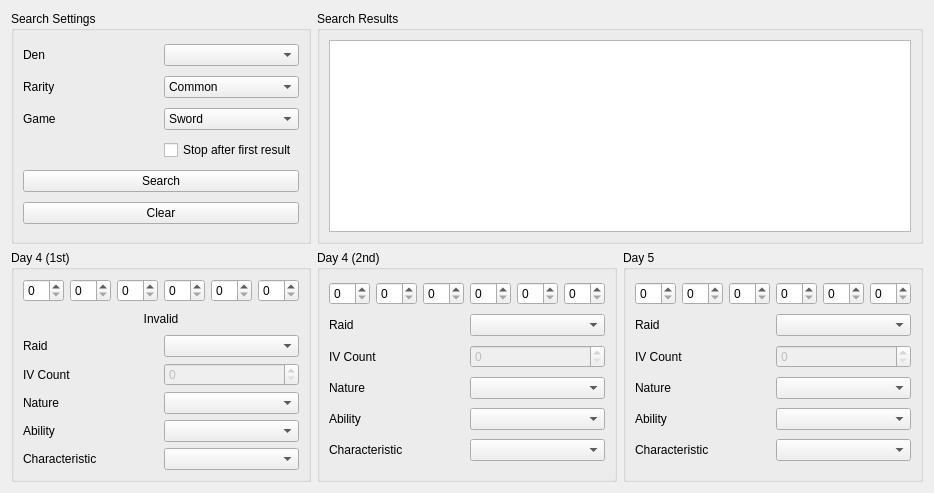
<?xml version="1.0" encoding="UTF-8"?>
<ui version="4.0">
 <class>SeedCalculator</class>
 <widget class="QWidget" name="SeedCalculator">
  <property name="geometry">
   <rect>
    <x>0</x>
    <y>0</y>
    <width>888</width>
    <height>493</height>
   </rect>
  </property>
  <property name="windowTitle">
   <string>Seed Calculator</string>
  </property>
  <layout class="QGridLayout" name="gridLayout">
   <item row="1" column="0">
    <widget class="QGroupBox" name="groupBoxDay4_1">
     <property name="sizePolicy">
      <sizepolicy hsizetype="Preferred" vsizetype="Preferred">
       <horstretch>0</horstretch>
       <verstretch>1</verstretch>
      </sizepolicy>
     </property>
     <property name="title">
      <string>Day 4 (1st)</string>
     </property>
     <layout class="QGridLayout" name="gridLayout_2">
      <item row="3" column="0">
       <widget class="QLabel" name="labelIVCountDay4_1">
        <property name="text">
         <string>IV Count</string>
        </property>
       </widget>
      </item>
      <item row="5" column="0">
       <widget class="QLabel" name="labelAbilityDay4_1">
        <property name="text">
         <string>Ability</string>
        </property>
       </widget>
      </item>
      <item row="6" column="0">
       <widget class="QLabel" name="labelCharacteristicDay4_1">
        <property name="text">
         <string>Characteristic</string>
        </property>
       </widget>
      </item>
      <item row="2" column="0">
       <widget class="QLabel" name="labelRaidDay4_1">
        <property name="text">
         <string>Raid</string>
        </property>
       </widget>
      </item>
      <item row="0" column="0" colspan="2">
       <layout class="QHBoxLayout" name="horizontalLayout">
        <item>
         <widget class="QSpinBox" name="spinBoxHPDay4_1">
          <property name="maximum">
           <number>31</number>
          </property>
         </widget>
        </item>
        <item>
         <widget class="QSpinBox" name="spinBoxAtkDay4_1">
          <property name="maximum">
           <number>31</number>
          </property>
         </widget>
        </item>
        <item>
         <widget class="QSpinBox" name="spinBoxDefDay4_1">
          <property name="maximum">
           <number>31</number>
          </property>
         </widget>
        </item>
        <item>
         <widget class="QSpinBox" name="spinBoxSpADay4_1">
          <property name="maximum">
           <number>31</number>
          </property>
         </widget>
        </item>
        <item>
         <widget class="QSpinBox" name="spinBoxSpDDay4_1">
          <property name="maximum">
           <number>31</number>
          </property>
         </widget>
        </item>
        <item>
         <widget class="QSpinBox" name="spinBoxSpeDay4_1">
          <property name="maximum">
           <number>31</number>
          </property>
         </widget>
        </item>
       </layout>
      </item>
      <item row="6" column="1">
       <widget class="QComboBox" name="comboBoxCharacteristicDay4_1"/>
      </item>
      <item row="4" column="0">
       <widget class="QLabel" name="labelNatureDay4_1">
        <property name="text">
         <string>Nature</string>
        </property>
       </widget>
      </item>
      <item row="2" column="1">
       <widget class="QComboBox" name="comboBoxRaidDay4_1"/>
      </item>
      <item row="5" column="1">
       <widget class="QComboBox" name="comboBoxAbilityDay4_1"/>
      </item>
      <item row="3" column="1">
       <widget class="QSpinBox" name="spinBoxIVCountDay4_1">
        <property name="enabled">
         <bool>false</bool>
        </property>
       </widget>
      </item>
      <item row="4" column="1">
       <widget class="QComboBox" name="comboBoxNatureDay4_1"/>
      </item>
      <item row="1" column="0" colspan="2">
       <widget class="QLabel" name="labelCheck">
        <property name="text">
         <string>Invalid</string>
        </property>
        <property name="alignment">
         <set>Qt::AlignCenter</set>
        </property>
       </widget>
      </item>
     </layout>
    </widget>
   </item>
   <item row="1" column="2">
    <widget class="QGroupBox" name="groupBoxDay5">
     <property name="sizePolicy">
      <sizepolicy hsizetype="Preferred" vsizetype="Preferred">
       <horstretch>0</horstretch>
       <verstretch>1</verstretch>
      </sizepolicy>
     </property>
     <property name="title">
      <string>Day 5</string>
     </property>
     <layout class="QGridLayout" name="gridLayout_6">
      <item row="0" column="0" colspan="2">
       <layout class="QHBoxLayout" name="horizontalLayout_3">
        <item>
         <widget class="QSpinBox" name="spinBoxHPDay5">
          <property name="maximum">
           <number>31</number>
          </property>
         </widget>
        </item>
        <item>
         <widget class="QSpinBox" name="spinBoxAtkDay5">
          <property name="maximum">
           <number>31</number>
          </property>
         </widget>
        </item>
        <item>
         <widget class="QSpinBox" name="spinBoxDefDay5">
          <property name="maximum">
           <number>31</number>
          </property>
         </widget>
        </item>
        <item>
         <widget class="QSpinBox" name="spinBoxSpADay5">
          <property name="maximum">
           <number>31</number>
          </property>
         </widget>
        </item>
        <item>
         <widget class="QSpinBox" name="spinBoxSpDDay5">
          <property name="maximum">
           <number>31</number>
          </property>
         </widget>
        </item>
        <item>
         <widget class="QSpinBox" name="spinBoxSpeDay5">
          <property name="maximum">
           <number>31</number>
          </property>
         </widget>
        </item>
       </layout>
      </item>
      <item row="1" column="0">
       <widget class="QLabel" name="labelRaidDay5">
        <property name="text">
         <string>Raid</string>
        </property>
       </widget>
      </item>
      <item row="1" column="1">
       <widget class="QComboBox" name="comboBoxRaidDay5"/>
      </item>
      <item row="2" column="0">
       <widget class="QLabel" name="labelIVCountDay5">
        <property name="text">
         <string>IV Count</string>
        </property>
       </widget>
      </item>
      <item row="2" column="1">
       <widget class="QSpinBox" name="spinBoxIVCountDay5">
        <property name="enabled">
         <bool>false</bool>
        </property>
       </widget>
      </item>
      <item row="3" column="0">
       <widget class="QLabel" name="labelNatureDay5">
        <property name="text">
         <string>Nature</string>
        </property>
       </widget>
      </item>
      <item row="3" column="1">
       <widget class="QComboBox" name="comboBoxNatureDay5"/>
      </item>
      <item row="4" column="0">
       <widget class="QLabel" name="labelAbilityDay5">
        <property name="text">
         <string>Ability</string>
        </property>
       </widget>
      </item>
      <item row="4" column="1">
       <widget class="QComboBox" name="comboBoxAbilityDay5"/>
      </item>
      <item row="5" column="0">
       <widget class="QLabel" name="labelCharacteristicDay5">
        <property name="text">
         <string>Characteristic</string>
        </property>
       </widget>
      </item>
      <item row="5" column="1">
       <widget class="QComboBox" name="comboBoxCharacteristicDay5"/>
      </item>
     </layout>
    </widget>
   </item>
   <item row="1" column="1">
    <widget class="QGroupBox" name="groupBoxDay4_2">
     <property name="sizePolicy">
      <sizepolicy hsizetype="Preferred" vsizetype="Preferred">
       <horstretch>0</horstretch>
       <verstretch>1</verstretch>
      </sizepolicy>
     </property>
     <property name="title">
      <string>Day 4 (2nd)</string>
     </property>
     <layout class="QGridLayout" name="gridLayout_5">
      <item row="0" column="0" colspan="2">
       <layout class="QHBoxLayout" name="horizontalLayout_2">
        <item>
         <widget class="QSpinBox" name="spinBoxHPDay4_2">
          <property name="maximum">
           <number>31</number>
          </property>
         </widget>
        </item>
        <item>
         <widget class="QSpinBox" name="spinBoxAtkDay4_2">
          <property name="maximum">
           <number>31</number>
          </property>
         </widget>
        </item>
        <item>
         <widget class="QSpinBox" name="spinBoxDefDay4_2">
          <property name="maximum">
           <number>31</number>
          </property>
         </widget>
        </item>
        <item>
         <widget class="QSpinBox" name="spinBoxSpADay4_2">
          <property name="maximum">
           <number>31</number>
          </property>
         </widget>
        </item>
        <item>
         <widget class="QSpinBox" name="spinBoxSpDDay4_2">
          <property name="maximum">
           <number>31</number>
          </property>
         </widget>
        </item>
        <item>
         <widget class="QSpinBox" name="spinBoxSpeDay4_2">
          <property name="maximum">
           <number>31</number>
          </property>
         </widget>
        </item>
       </layout>
      </item>
      <item row="1" column="0">
       <widget class="QLabel" name="labelRaidDay4_2">
        <property name="text">
         <string>Raid</string>
        </property>
       </widget>
      </item>
      <item row="1" column="1">
       <widget class="QComboBox" name="comboBoxRaidDay4_2"/>
      </item>
      <item row="2" column="0">
       <widget class="QLabel" name="labelIVCountDay4_2">
        <property name="text">
         <string>IV Count</string>
        </property>
       </widget>
      </item>
      <item row="2" column="1">
       <widget class="QSpinBox" name="spinBoxIVCountDay4_2">
        <property name="enabled">
         <bool>false</bool>
        </property>
       </widget>
      </item>
      <item row="3" column="0">
       <widget class="QLabel" name="labelNatureDay4_2">
        <property name="text">
         <string>Nature</string>
        </property>
       </widget>
      </item>
      <item row="3" column="1">
       <widget class="QComboBox" name="comboBoxNatureDay4_2"/>
      </item>
      <item row="4" column="0">
       <widget class="QLabel" name="labelAbilityDay4_2">
        <property name="text">
         <string>Ability</string>
        </property>
       </widget>
      </item>
      <item row="4" column="1">
       <widget class="QComboBox" name="comboBoxAbilityDay4_2"/>
      </item>
      <item row="5" column="0">
       <widget class="QLabel" name="labelCharacteristicDay4_2">
        <property name="text">
         <string>Characteristic</string>
        </property>
       </widget>
      </item>
      <item row="5" column="1">
       <widget class="QComboBox" name="comboBoxCharacteristicDay4_2"/>
      </item>
     </layout>
    </widget>
   </item>
   <item row="0" column="0">
    <widget class="QGroupBox" name="groupBoxSearchSettings">
     <property name="sizePolicy">
      <sizepolicy hsizetype="Preferred" vsizetype="Preferred">
       <horstretch>0</horstretch>
       <verstretch>1</verstretch>
      </sizepolicy>
     </property>
     <property name="title">
      <string>Search Settings</string>
     </property>
     <layout class="QGridLayout" name="gridLayout_4">
      <item row="0" column="0">
       <widget class="QLabel" name="labelDen">
        <property name="text">
         <string>Den</string>
        </property>
       </widget>
      </item>
      <item row="4" column="0" colspan="2">
       <widget class="QPushButton" name="pushButtonSearch">
        <property name="text">
         <string>Search</string>
        </property>
       </widget>
      </item>
      <item row="2" column="0">
       <widget class="QLabel" name="labelGame">
        <property name="text">
         <string>Game</string>
        </property>
       </widget>
      </item>
      <item row="3" column="1">
       <widget class="QCheckBox" name="checkBoxStop">
        <property name="text">
         <string>Stop after first result</string>
        </property>
       </widget>
      </item>
      <item row="1" column="0">
       <widget class="QLabel" name="labelRarity">
        <property name="text">
         <string>Rarity</string>
        </property>
       </widget>
      </item>
      <item row="5" column="0" colspan="2">
       <widget class="QPushButton" name="pushButtonClear">
        <property name="text">
         <string>Clear</string>
        </property>
       </widget>
      </item>
      <item row="2" column="1">
       <widget class="QComboBox" name="comboBoxGame">
        <item>
         <property name="text">
          <string>Sword</string>
         </property>
        </item>
        <item>
         <property name="text">
          <string>Shield</string>
         </property>
        </item>
       </widget>
      </item>
      <item row="1" column="1">
       <widget class="QComboBox" name="comboBoxRarity">
        <item>
         <property name="text">
          <string>Common</string>
         </property>
        </item>
        <item>
         <property name="text">
          <string>Rare</string>
         </property>
        </item>
       </widget>
      </item>
      <item row="0" column="1">
       <widget class="QComboBox" name="comboBoxDen"/>
      </item>
     </layout>
    </widget>
   </item>
   <item row="0" column="1" colspan="2">
    <widget class="QGroupBox" name="groupBoxResults">
     <property name="sizePolicy">
      <sizepolicy hsizetype="Preferred" vsizetype="Preferred">
       <horstretch>0</horstretch>
       <verstretch>1</verstretch>
      </sizepolicy>
     </property>
     <property name="title">
      <string>Search Results</string>
     </property>
     <layout class="QGridLayout" name="gridLayout_3">
      <item row="0" column="0">
       <widget class="QTextEdit" name="textEdit">
        <property name="readOnly">
         <bool>true</bool>
        </property>
       </widget>
      </item>
     </layout>
    </widget>
   </item>
  </layout>
 </widget>
 <tabstops>
  <tabstop>comboBoxDen</tabstop>
  <tabstop>comboBoxRarity</tabstop>
  <tabstop>comboBoxGame</tabstop>
  <tabstop>checkBoxStop</tabstop>
  <tabstop>pushButtonSearch</tabstop>
  <tabstop>pushButtonClear</tabstop>
  <tabstop>textEdit</tabstop>
  <tabstop>spinBoxHPDay4_1</tabstop>
  <tabstop>spinBoxAtkDay4_1</tabstop>
  <tabstop>spinBoxDefDay4_1</tabstop>
  <tabstop>spinBoxSpADay4_1</tabstop>
  <tabstop>spinBoxSpDDay4_1</tabstop>
  <tabstop>spinBoxSpeDay4_1</tabstop>
  <tabstop>comboBoxRaidDay4_1</tabstop>
  <tabstop>spinBoxIVCountDay4_1</tabstop>
  <tabstop>comboBoxNatureDay4_1</tabstop>
  <tabstop>comboBoxAbilityDay4_1</tabstop>
  <tabstop>comboBoxCharacteristicDay4_1</tabstop>
  <tabstop>spinBoxHPDay4_2</tabstop>
  <tabstop>spinBoxAtkDay4_2</tabstop>
  <tabstop>spinBoxDefDay4_2</tabstop>
  <tabstop>spinBoxSpADay4_2</tabstop>
  <tabstop>spinBoxSpDDay4_2</tabstop>
  <tabstop>spinBoxSpeDay4_2</tabstop>
  <tabstop>comboBoxRaidDay4_2</tabstop>
  <tabstop>spinBoxIVCountDay4_2</tabstop>
  <tabstop>comboBoxNatureDay4_2</tabstop>
  <tabstop>comboBoxAbilityDay4_2</tabstop>
  <tabstop>comboBoxCharacteristicDay4_2</tabstop>
  <tabstop>spinBoxHPDay5</tabstop>
  <tabstop>spinBoxAtkDay5</tabstop>
  <tabstop>spinBoxDefDay5</tabstop>
  <tabstop>spinBoxSpADay5</tabstop>
  <tabstop>spinBoxSpDDay5</tabstop>
  <tabstop>spinBoxSpeDay5</tabstop>
  <tabstop>comboBoxRaidDay5</tabstop>
  <tabstop>spinBoxIVCountDay5</tabstop>
  <tabstop>comboBoxNatureDay5</tabstop>
  <tabstop>comboBoxAbilityDay5</tabstop>
  <tabstop>comboBoxCharacteristicDay5</tabstop>
 </tabstops>
 <resources/>
 <connections/>
</ui>
